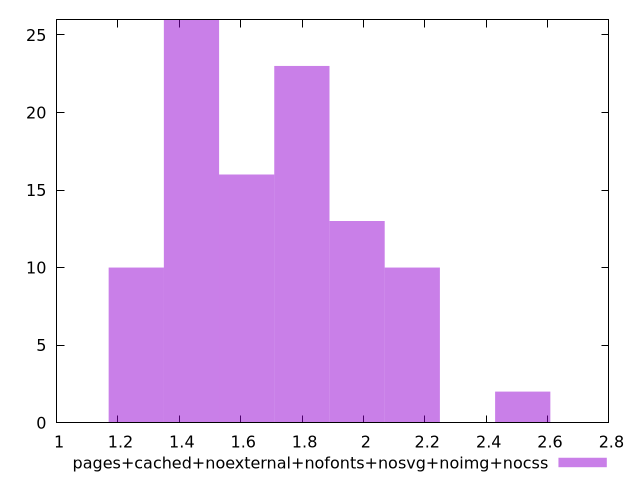

Reproduce this figure in gnuplot.
$_pagesCachedNoexternalNofontsNosvgNoimgNocss <<EOF
1.9793240801206513 13
1.6194469746441693 16
1.4395084219059282 26
1.7993855273824102 23
2.1592626328588924 10
1.259569869167687 10
2.519139738335374 2
EOF
set key outside below
set terminal pngcairo
set output "report_00006_2020-11-02T20-21-41.718Z/server-response-time/pages+cached+noexternal+nofonts+nosvg+noimg+nocss//raw_hist.png"
set yrange [0:26]
set boxwidth 0.17993855273824103
set style fill transparent solid 0.5 noborder
plot $_pagesCachedNoexternalNofontsNosvgNoimgNocss title "pages+cached+noexternal+nofonts+nosvg+noimg+nocss" with boxes ,
